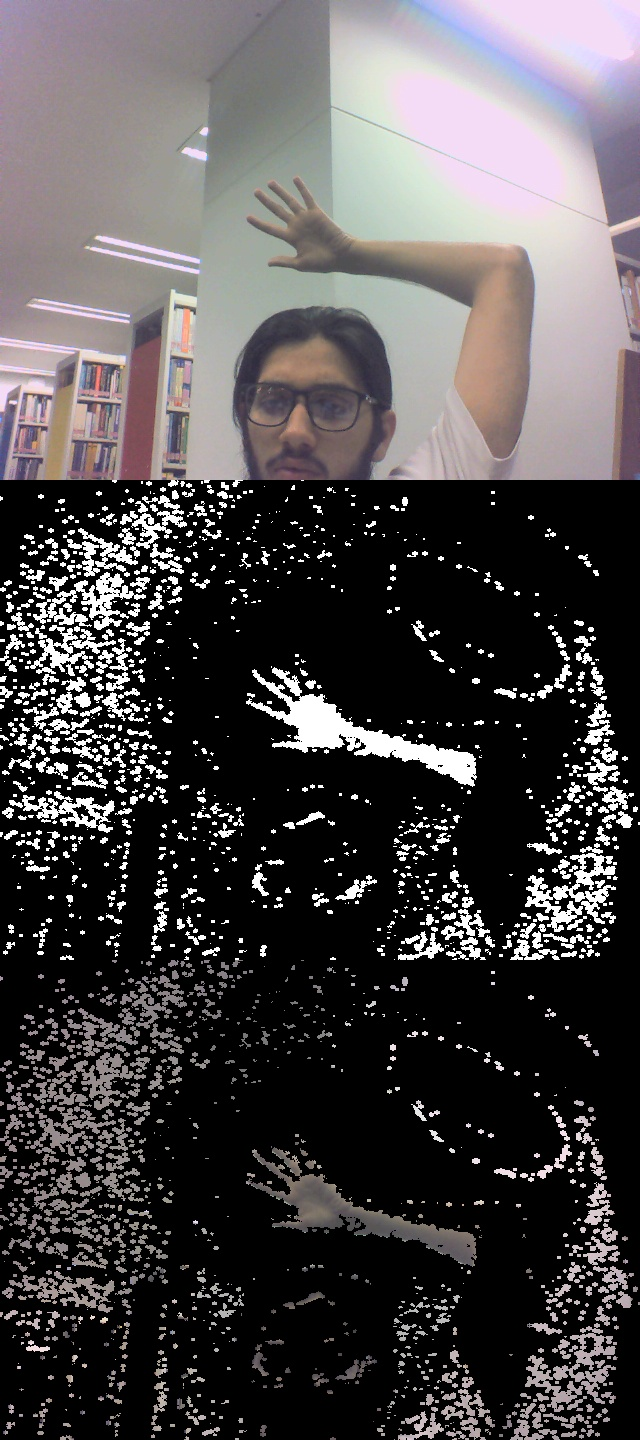
#> input picture res.jpg, 640 x 1440 px, given in place of the camera
$ python detectonlyBlue.py
#> lines starting #> are read from the running program, lines starting #| are printed output that depends on the picture; after the words box and inside, x2 and y2 are one past the last pixel; in counts of white or black regions, pixels touching at a corner belong together
import cv2
import numpy as np

cap = cv2.VideoCapture(0)

while(1):

    # Take each frame
    _, frame = cap.read()
#> frame is the input picture: shape (1440, 640, 3); mean B, G, R 73.9, 72.8, 76.3

    # Convert BGR to HSV
    hsv = cv2.cvtColor(frame, cv2.COLOR_BGR2HSV)
#> hsv: shape (1440, 640, 3); mean H, S, V 40.1, 30, 77.8

    # define range of blue color in HSV
    lower_blue = np.array([110,50,50])
    upper_blue = np.array([130,255,255])

    # # Lower and upper bounds for skin color
    # lower_blue = np.array([0,48,80])
    # upper_blue = np.array([20,255,255])

    # Threshold the HSV image to get only blue colors
    mask = cv2.medianBlur(cv2.inRange(hsv, lower_blue, upper_blue),3);
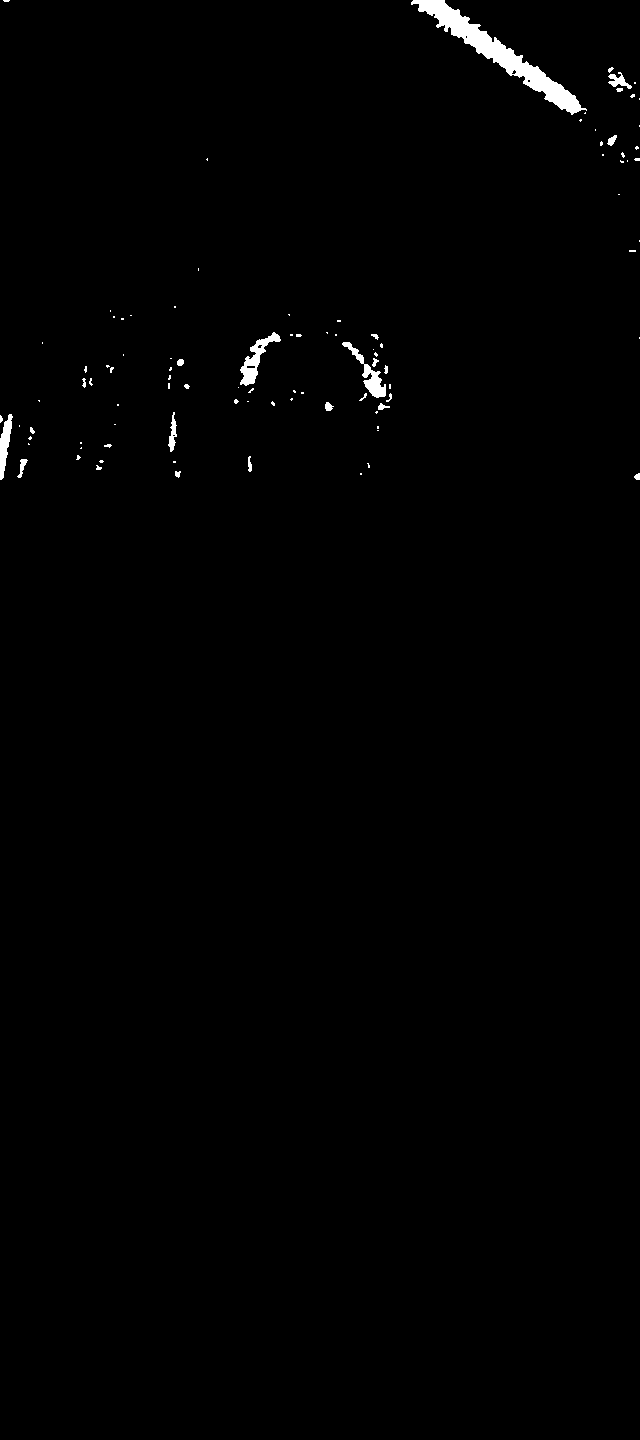
#> mask: shape (1440, 640); 0.74% white; 97 white regions (71 under 20 px), largest, box (x1, y1, x2, y2) and area: (411, 0, 587, 115) 3580, (240, 332, 281, 386) 681, (342, 342, 386, 398) 605


    # Bitwise-AND mask and original image
    res = cv2.bitwise_and(frame,frame, mask= mask)

    # cv2.imshow('frame',frame)
    cv2.imshow('mask',cv2.flip(mask,1))
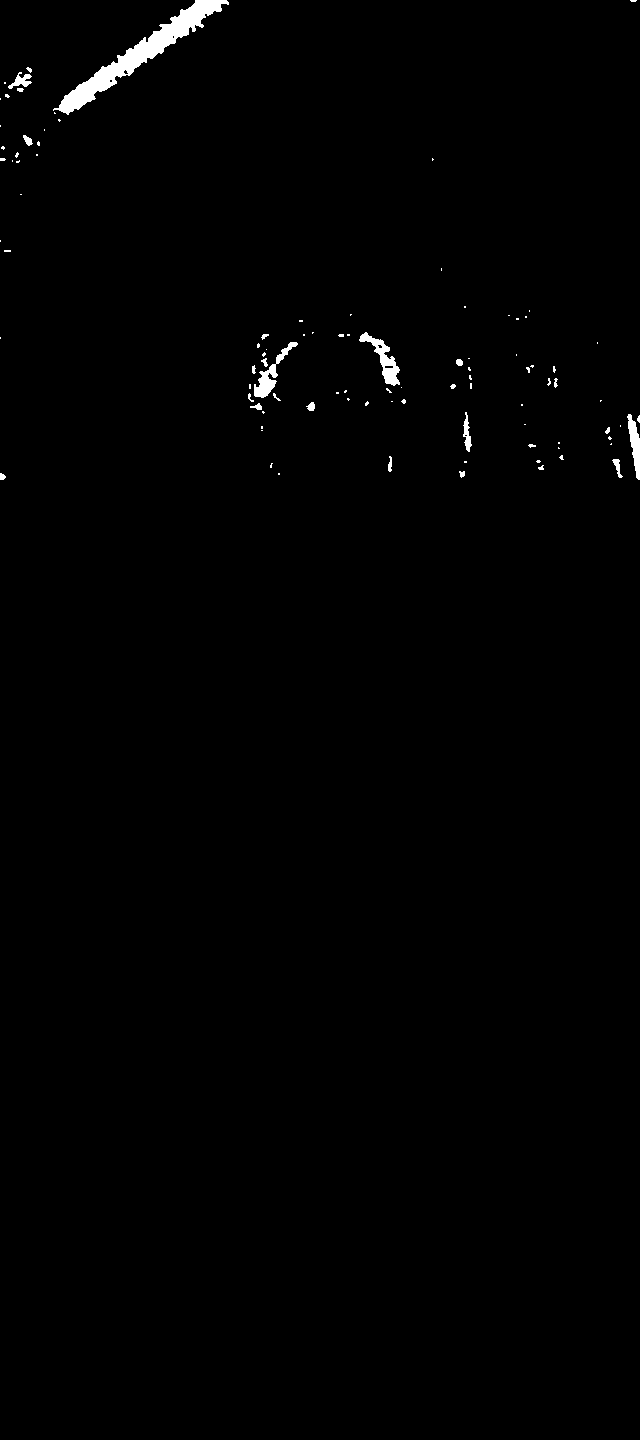
#> window 'mask': shape (1440, 640); 0.74% white; 97 white regions (71 under 20 px), largest, box (x1, y1, x2, y2) and area: (53, 0, 229, 115) 3580, (359, 332, 400, 386) 681, (254, 342, 298, 398) 605
    cv2.imshow('res',cv2.flip(res,1))
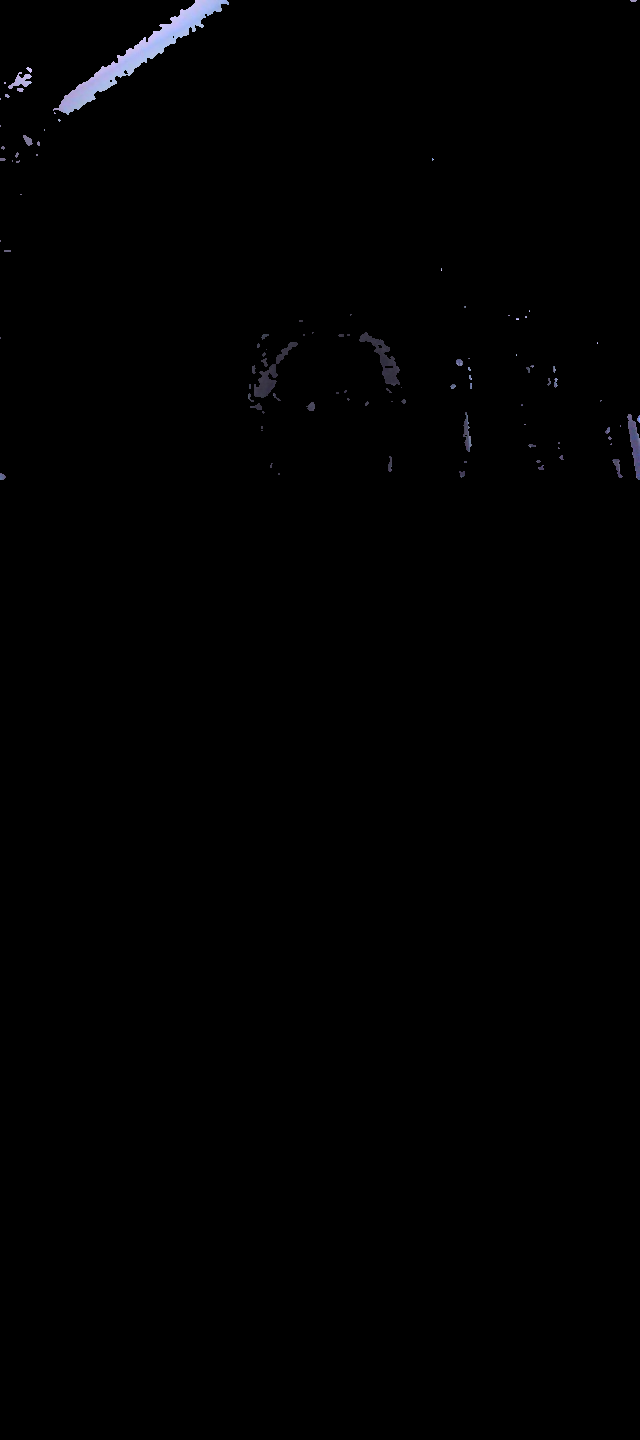
#> window 'res': shape (1440, 640, 3); mean B, G, R 1.3, 1, 1
    k = cv2.waitKey(5) & 0xFF
#> (key Esc is pressed here)
    if k == 27:
        break

cv2.destroyAllWindows()
